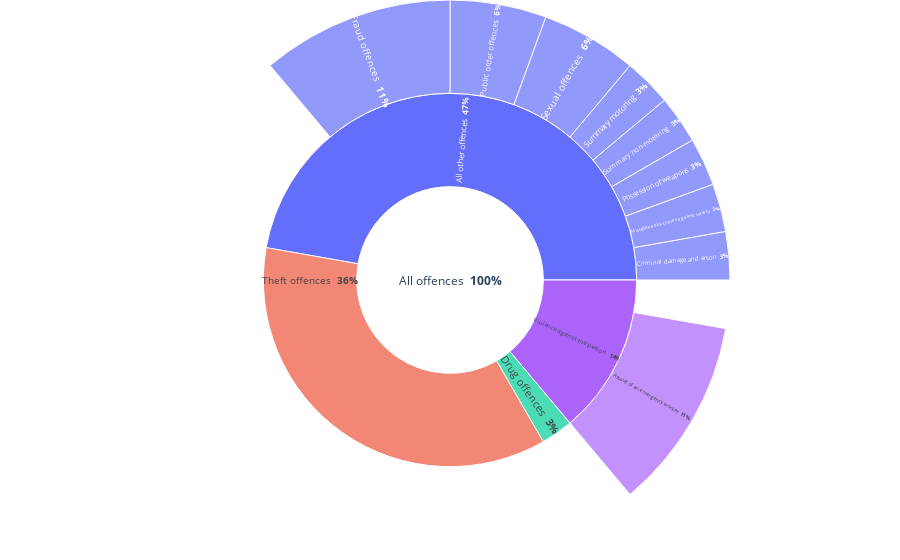

Notebook source saved alongside this figure:
### Markdown cell above
## Testing with Plotly

### Code cell
fig = go.Figure(go.Sunburst(
    labels=test_data['offence'],
    parents=test_data['parent'],
    values=test_data['freq'],
    sort=False,
    branchvalues='total',
    texttemplate="%{label} <b>%{percentRoot: .0%}</b>",
    hovertemplate="<b>%{label}</b><br>%{percentParent: .0%} of %{parent}<extra></extra>",
    hoverinfo='label+percent parent',
    insidetextorientation='radial',
    domain_column=0,
    domain_row=0
))

fig.update_layout(margin = dict(t=0, l=0, r=0, b=0))

fig.show()

### Figure 1 — Plotly figure (JSON) as saved in the notebook; plotly's stock layout.template omitted (floating-point values rounded to 4 significant figures)
{"data": [{"branchvalues": "total", "domain": {"column": 0, "row": 0}, "hoverinfo": "label+percent parent", "hovertemplate": "<b>%{label}</b><br>%{percentParent: .0%} of %{parent}<extra></extra>", "insidetextorientation": "radial", "labels": ["Criminal damage and arson", "Miscellaneous crimes against society", "Possession of weapons", "Summary non-motoring", "Summary motoring", "Sexual offences", "Public order offences", "Assault of an emergency worker", "Fraud offences", "All other offences", "Theft offences", "Drug offences", "Violence against the person"], "parents": ["All other offences", "All other offences", "All other offences", "All other offences", "All other offences", "All other offences", "All other offences", "Violence against the person", "All other offences", "All offences", "All offences", "All offences", "All offences"], "sort": false, "texttemplate": "%{label} <b>%{percentRoot: .0%}</b>", "type": "sunburst", "values": [1, 1, 1, 1, 1, 2, 2, 4, 4, 17, 13, 1, 5]}], "layout": {"margin": {"b": 0, "l": 0, "r": 0, "t": 0}}}
